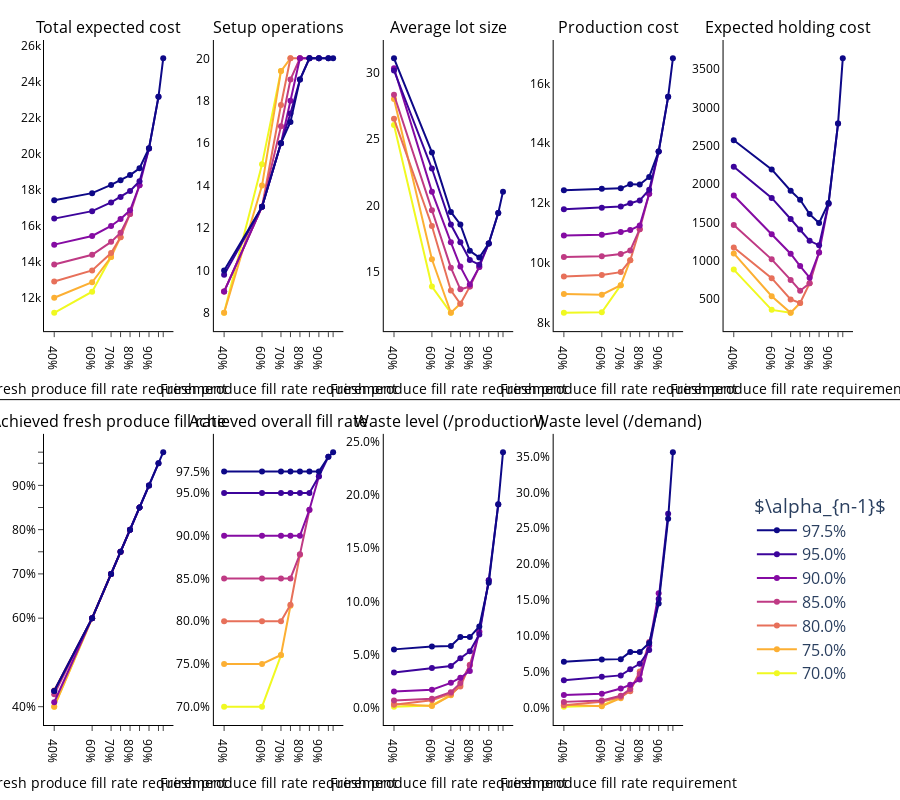

Write notebook code for a chart like this one.
### Markdown cell above
$\alpha_0$

### Code cell
fig = make_subplots(rows=2, cols=5, horizontal_spacing=0.05, vertical_spacing=0.15, subplot_titles=["Total expected cost","Setup operations","Average lot size","Production cost","Expected holding cost",
                                                    "Achieved fresh produce fill rate","Achieved overall fill rate","Waste level (/production)","Waste level (/demand)",None])

cols = sample_colorscale("plasma",[(bn1[-1]-b)/(bn1[-1]-bn1[0]) for b in bn1]); ix=0

for b in bn1:
    xpoints = [a for a in b0 if a <= b]
    fig.add_trace(go.Scatter(x=xpoints, y=[np.average([sum(total[a,b][rep])/len(S) for rep in reps]) for a in b0 if a <= b], customdata=xpoints, mode="lines+markers", hovertemplate=r"$\alpha_0$: %{customdata:.1%} <br> Tot. Exp. Cost = %{y:,.0f}", marker={"color":cols[ix]}, name=f"{b:.1%}", legendgroup=f"{b:.1%}", showlegend=False), row=1, col=1)
    fig.add_trace(go.Scatter(x=xpoints, y=[np.average([setup[a,b][rep]/f for rep in reps]) for a in b0 if a <= b], customdata=xpoints, mode="lines+markers", hovertemplate=r"$\alpha_0$: %{customdata:.1%} <br> Setups = %{y:,.1f}", marker={"color":cols[ix]}, name=f"{b:.1%}" , legendgroup=f"{b:.1%}", showlegend=False), row=1, col=2)
    fig.add_trace(go.Scatter(x=xpoints, y=[np.average([production[a,b][rep]*f/(setup[a,b][rep]*c) for rep in reps]) for a in b0 if a <= b], customdata=xpoints, mode="lines+markers", hovertemplate=r"$\alpha_0$: %{customdata:.1%} <br> Avg. Lot Size = %{y:,.1f}", marker={"color":cols[ix]}, name=f"{b:.1%}", legendgroup=f"{b:.1%}", showlegend=False), row=1, col=3)
    fig.add_trace(go.Scatter(x=xpoints, y=[np.average([production[a,b][rep] for rep in reps]) for a in b0 if a <= b], customdata=xpoints, mode="lines+markers", hovertemplate=r"$\alpha_0$: %{customdata:.1%} <br> Prod. Cost = %{y:,.0f}", marker={"color":cols[ix]}, name=f"{b:.1%}", legendgroup=f"{b:.1%}", showlegend=False), row=1, col=4)
    fig.add_trace(go.Scatter(x=xpoints, y=[np.average([sum(holding[a,b][rep])/len(S) for rep in reps]) for a in b0 if a <= b], customdata=xpoints, mode="lines+markers", hovertemplate=r"$\alpha_0$: %{customdata:.1%} <br> Exp. Hold. Cost = %{y:,.0f}", marker={"color":cols[ix]}, name=f"{b:.1%}", legendgroup=f"{b:.1%}", showlegend=False), row=1, col=5)
    fig.add_trace(go.Scatter(x=xpoints, y=[np.average([sum(total_sl[a,b][rep][0])/len(S) for rep in reps]) for a in b0 if a <= b], customdata=xpoints, mode="lines+markers", hovertemplate=r"$\alpha_0$: %{customdata:.1%} <br> Fresh produce fill rate = %{y:,.2%}", marker={"color":cols[ix]}, name=f"{b:.1%}", legendgroup=f"{b:.1%}", showlegend=False), row=2, col=1)
    fig.add_trace(go.Scatter(x=xpoints, y=[np.average([sum(total_sl[a,b][rep][G[-1]])/len(S) for rep in reps]) for a in b0 if a <= b], customdata=xpoints, mode="lines+markers", hovertemplate=r"$\alpha_0$: %{customdata:.1%} <br> Overall fill rate = %{y:,.2%}", marker={"color":cols[ix]}, name=f"{b:.1%}" , legendgroup=f"{b:.1%}", showlegend=False), row=2, col=2)
    fig.add_trace(go.Scatter(x=xpoints, y=[np.average([sum(waste_prod[a,b][rep])/len(S) for rep in reps]) for a in b0 if a <= b], customdata=xpoints, mode="lines+markers", hovertemplate=r"$\alpha_0$: %{customdata:.1%} <br> Waste (/prod) = %{y:.2%}", marker={"color":cols[ix]}, name=f"{b:.1%}" , legendgroup=f"{b:.1%}", showlegend=False), row=2, col=3)
    fig.add_trace(go.Scatter(x=xpoints, y=[np.average([sum(waste_dem[a,b][rep])/len(S) for rep in reps]) for a in b0 if a <= b], customdata=xpoints, mode="lines+markers", hovertemplate=r"$\alpha_0$: %{customdata:.1%} <br> Waste (/dem) = %{y:.2%}", marker={"color":cols[ix]}, name=f"{b:.1%}" , legendgroup=f"{b:.1%}", showlegend=True), row=2, col=4)
    ix += 1

for i in range(1,6):
    fig.update_xaxes(title={"text":"Fresh produce fill rate requirement", "font":{"color":"black"}}, ticks="outside", tickmode="array", tickvals=b0, ticktext=[f"{a:.0%}" if a*100 % 10 == 0 else "" for a in b0], showline=True, linewidth=1, linecolor="black", row=1, col=i, tickfont={"color":"black"})
    fig.update_yaxes(showline=True, linewidth=1, linecolor="black", row=1, col=i, tickfont={"color":"black"})
for i in range(1,5):
    fig.update_xaxes(title={"text":"Fresh produce fill rate requirement", "font":{"color":"black"}}, ticks="outside", tickmode="array", tickvals=b0, ticktext=[f"{a:.0%}" if a*100 % 10 == 0 else "" for a in b0], showline=True, linewidth=1, linecolor="black", row=2, col=i, tickfont={"color":"black"})
fig.update_yaxes(showline=True, linewidth=1, linecolor="black", ticks="outside", tickvals=b0, ticktext=[f"{a:.0%}" if a*100 % 10 == 0 else "" for a in b0], row=2, col=1, tickfont={"color":"black"})
fig.update_yaxes(showline=True, linewidth=1, linecolor="black", tickvals=bn1, tickformat=",.1%", row=2, col=2, tickfont={"color":"black"})
fig.update_yaxes(showline=True, linewidth=1, linecolor="black", tickformat=",.1%", row=2, col=3, tickfont={"color":"black"})
fig.update_yaxes(showline=True, linewidth=1, linecolor="black", tickformat=",.1%", row=2, col=4, tickfont={"color":"black"})

fig.update_layout(plot_bgcolor='white', margin={"l":20, "r":20, "b":40, "t":40}, legend={"x":0.875, "y":0.05, "xref":"paper", "yref":"paper", "itemwidth":40, "traceorder":"reversed", "valign":"middle", "xanchor":"left", "title":{"text":r"$\alpha_{n-1}$", "side":"top center"}, "font":{"size":16}}, height=800)
fig.update_layout(shapes=[dict(type="line", xref='paper', yref='paper', x0=-0.1, y0=0.475, x1=1.1, y1=0.475, line=dict(color="black", width=1))])
fig.update_annotations(font_color="black")

fig.show()

### Figure 1 — Plotly figure (JSON) as saved in the notebook; plotly's stock layout.template omitted (floating-point values rounded to 4 significant figures)
{"data": [{"customdata": [0.4, 0.6, 0.7], "hovertemplate": "$\\alpha_0$: %{customdata:.1%} <br> Tot. Exp. Cost = %{y:,.0f}", "legendgroup": "70.0%", "marker": {"color": "rgb(240, 249, 33)"}, "mode": "lines+markers", "name": "70.0%", "showlegend": false, "type": "scatter", "x": [0.4, 0.6, 0.7], "xaxis": "x", "y": [11140.0, 12310.0, 14240.0], "yaxis": "y"}, {"customdata": [0.4, 0.6, 0.7], "hovertemplate": "$\\alpha_0$: %{customdata:.1%} <br> Setups = %{y:,.1f}", "legendgroup": "70.0%", "marker": {"color": "rgb(240, 249, 33)"}, "mode": "lines+markers", "name": "70.0%", "showlegend": false, "type": "scatter", "x": [0.4, 0.6, 0.7], "xaxis": "x2", "y": [8, 15, 19.4], "yaxis": "y2"}, {"customdata": [0.4, 0.6, 0.7], "hovertemplate": "$\\alpha_0$: %{customdata:.1%} <br> Avg. Lot Size = %{y:,.1f}", "legendgroup": "70.0%", "marker": {"color": "rgb(240, 249, 33)"}, "mode": "lines+markers", "name": "70.0%", "showlegend": false, "type": "scatter", "x": [0.4, 0.6, 0.7], "xaxis": "x3", "y": [26.05, 13.92, 11.94], "yaxis": "y3"}, {"customdata": [0.4, 0.6, 0.7], "hovertemplate": "$\\alpha_0$: %{customdata:.1%} <br> Prod. Cost = %{y:,.0f}", "legendgroup": "70.0%", "marker": {"color": "rgb(240, 249, 33)"}, "mode": "lines+markers", "name": "70.0%", "showlegend": false, "type": "scatter", "x": [0.4, 0.6, 0.7], "xaxis": "x4", "y": [8334.0, 8350.0, 9258.0], "yaxis": "y4"}, {"customdata": [0.4, 0.6, 0.7], "hovertemplate": "$\\alpha_0$: %{customdata:.1%} <br> Exp. Hold. Cost = %{y:,.0f}", "legendgroup": "70.0%", "marker": {"color": "rgb(240, 249, 33)"}, "mode": "lines+markers", "name": "70.0%", "showlegend": false, "type": "scatter", "x": [0.4, 0.6, 0.7], "xaxis": "x5", "y": [886.8, 362.1, 323.6], "yaxis": "y5"}, {"customdata": [0.4, 0.6, 0.7], "hovertemplate": "$\\alpha_0$: %{customdata:.1%} <br> Fresh produce fill rate = %{y:,.2%}", "legendgroup": "70.0%", "marker": {"color": "rgb(240, 249, 33)"}, "mode": "lines+markers", "name": "70.0%", "showlegend": false, "type": "scatter", "x": [0.4, 0.6, 0.7], "xaxis": "x6", "y": [0.4, 0.6, 0.7], "yaxis": "y6"}, {"customdata": [0.4, 0.6, 0.7], "hovertemplate": "$\\alpha_0$: %{customdata:.1%} <br> Overall fill rate = %{y:,.2%}", "legendgroup": "70.0%", "marker": {"color": "rgb(240, 249, 33)"}, "mode": "lines+markers", "name": "70.0%", "showlegend": false, "type": "scatter", "x": [0.4, 0.6, 0.7], "xaxis": "x7", "y": [0.7, 0.7, 0.7601], "yaxis": "y7"}, {"customdata": [0.4, 0.6, 0.7], "hovertemplate": "$\\alpha_0$: %{customdata:.1%} <br> Waste (/prod) = %{y:.2%}", "legendgroup": "70.0%", "marker": {"color": "rgb(240, 249, 33)"}, "mode": "lines+markers", "name": "70.0%", "showlegend": false, "type": "scatter", "x": [0.4, 0.6, 0.7], "xaxis": "x8", "y": [0.0007526, 0.001953, 0.01192], "yaxis": "y8"}, {"customdata": [0.4, 0.6, 0.7], "hovertemplate": "$\\alpha_0$: %{customdata:.1%} <br> Waste (/dem) = %{y:.2%}", "legendgroup": "70.0%", "marker": {"color": "rgb(240, 249, 33)"}, "mode": "lines+markers", "name": "70.0%", "showlegend": true, "type": "scatter", "x": [0.4, 0.6, 0.7], "xaxis": "x9", "y": [0.000852, 0.002149, 0.01431], "yaxis": "y9"}, {"customdata": [0.4, 0.6, 0.7, 0.75], "hovertemplate": "$\\alpha_0$: %{customdata:.1%} <br> Tot. Exp. Cost = %{y:,.0f}", "legendgroup": "75.0%", "marker": {"color": "rgb(252, 175, 51)"}, "mode": "lines+markers", "name": "75.0%", "showlegend": false, "type": "scatter", "x": [0.4, 0.6, 0.7, 0.75], "xaxis": "x", "y": [11980.0, 12840.0, 14240.0, 15340.0], "yaxis": "y"}, {"customdata": [0.4, 0.6, 0.7, 0.75], "hovertemplate": "$\\alpha_0$: %{customdata:.1%} <br> Setups = %{y:,.1f}", "legendgroup": "75.0%", "marker": {"color": "rgb(252, 175, 51)"}, "mode": "lines+markers", "name": "75.0%", "showlegend": false, "type": "scatter", "x": [0.4, 0.6, 0.7, 0.75], "xaxis": "x2", "y": [8, 14, 19.4, 20], "yaxis": "y2"}, {"customdata": [0.4, 0.6, 0.7, 0.75], "hovertemplate": "$\\alpha_0$: %{customdata:.1%} <br> Avg. Lot Size = %{y:,.1f}", "legendgroup": "75.0%", "marker": {"color": "rgb(252, 175, 51)"}, "mode": "lines+markers", "name": "75.0%", "showlegend": false, "type": "scatter", "x": [0.4, 0.6, 0.7, 0.75], "xaxis": "x3", "y": [28.01, 15.96, 11.94, 12.62], "yaxis": "y3"}, {"customdata": [0.4, 0.6, 0.7, 0.75], "hovertemplate": "$\\alpha_0$: %{customdata:.1%} <br> Prod. Cost = %{y:,.0f}", "legendgroup": "75.0%", "marker": {"color": "rgb(252, 175, 51)"}, "mode": "lines+markers", "name": "75.0%", "showlegend": false, "type": "scatter", "x": [0.4, 0.6, 0.7, 0.75], "xaxis": "x4", "y": [8962.0, 8938.0, 9258.0, 10090.0], "yaxis": "y4"}, {"customdata": [0.4, 0.6, 0.7, 0.75], "hovertemplate": "$\\alpha_0$: %{customdata:.1%} <br> Exp. Hold. Cost = %{y:,.0f}", "legendgroup": "75.0%", "marker": {"color": "rgb(252, 175, 51)"}, "mode": "lines+markers", "name": "75.0%", "showlegend": false, "type": "scatter", "x": [0.4, 0.6, 0.7, 0.75], "xaxis": "x5", "y": [1099.0, 539.5, 323.6, 451.3], "yaxis": "y5"}, {"customdata": [0.4, 0.6, 0.7, 0.75], "hovertemplate": "$\\alpha_0$: %{customdata:.1%} <br> Fresh produce fill rate = %{y:,.2%}", "legendgroup": "75.0%", "marker": {"color": "rgb(252, 175, 51)"}, "mode": "lines+markers", "name": "75.0%", "showlegend": false, "type": "scatter", "x": [0.4, 0.6, 0.7, 0.75], "xaxis": "x6", "y": [0.4, 0.6, 0.7, 0.75], "yaxis": "y6"}, {"customdata": [0.4, 0.6, 0.7, 0.75], "hovertemplate": "$\\alpha_0$: %{customdata:.1%} <br> Overall fill rate = %{y:,.2%}", "legendgroup": "75.0%", "marker": {"color": "rgb(252, 175, 51)"}, "mode": "lines+markers", "name": "75.0%", "showlegend": false, "type": "scatter", "x": [0.4, 0.6, 0.7, 0.75], "xaxis": "x7", "y": [0.75, 0.75, 0.7604, 0.8181], "yaxis": "y7"}, {"customdata": [0.4, 0.6, 0.7, 0.75], "hovertemplate": "$\\alpha_0$: %{customdata:.1%} <br> Waste (/prod) = %{y:.2%}", "legendgroup": "75.0%", "marker": {"color": "rgb(252, 175, 51)"}, "mode": "lines+markers", "name": "75.0%", "showlegend": false, "type": "scatter", "x": [0.4, 0.6, 0.7, 0.75], "xaxis": "x8", "y": [0.003243, 0.001447, 0.01142, 0.0211], "yaxis": "y8"}, {"customdata": [0.4, 0.6, 0.7, 0.75], "hovertemplate": "$\\alpha_0$: %{customdata:.1%} <br> Waste (/dem) = %{y:.2%}", "legendgroup": "75.0%", "marker": {"color": "rgb(252, 175, 51)"}, "mode": "lines+markers", "name": "75.0%", "showlegend": true, "type": "scatter", "x": [0.4, 0.6, 0.7, 0.75], "xaxis": "x9", "y": [0.003626, 0.001643, 0.01281, 0.02562], "yaxis": "y9"}, {"customdata": [0.4, 0.6, 0.7, 0.75, 0.8], "hovertemplate": "$\\alpha_0$: %{customdata:.1%} <br> Tot. Exp. Cost = %{y:,.0f}", "legendgroup": "80.0%", "marker": {"color": "rgb(231, 112, 90)"}, "mode": "lines+markers", "name": "80.0%", "showlegend": false, "type": "scatter", "x": [0.4, 0.6, 0.7, 0.75, 0.8], "xaxis": "x", "y": [12880.0, 13500.0, 14460.0, 15340.0, 16640.0], "yaxis": "y"}, {"customdata": [0.4, 0.6, 0.7, 0.75, 0.8], "hovertemplate": "$\\alpha_0$: %{customdata:.1%} <br> Setups = %{y:,.1f}", "legendgroup": "80.0%", "marker": {"color": "rgb(231, 112, 90)"}, "mode": "lines+markers", "name": "80.0%", "showlegend": false, "type": "scatter", "x": [0.4, 0.6, 0.7, 0.75, 0.8], "xaxis": "x2", "y": [9, 13, 17.8, 20, 20], "yaxis": "y2"}, {"customdata": [0.4, 0.6, 0.7, 0.75, 0.8], "hovertemplate": "$\\alpha_0$: %{customdata:.1%} <br> Avg. Lot Size = %{y:,.1f}", "legendgroup": "80.0%", "marker": {"color": "rgb(231, 112, 90)"}, "mode": "lines+markers", "name": "80.0%", "showlegend": false, "type": "scatter", "x": [0.4, 0.6, 0.7, 0.75, 0.8], "xaxis": "x3", "y": [26.51, 18.46, 13.62, 12.62, 13.91], "yaxis": "y3"}, {"customdata": [0.4, 0.6, 0.7, 0.75, 0.8], "hovertemplate": "$\\alpha_0$: %{customdata:.1%} <br> Prod. Cost = %{y:,.0f}", "legendgroup": "80.0%", "marker": {"color": "rgb(231, 112, 90)"}, "mode": "lines+markers", "name": "80.0%", "showlegend": false, "type": "scatter", "x": [0.4, 0.6, 0.7, 0.75, 0.8], "xaxis": "x4", "y": [9544.0, 9600.0, 9694.0, 10090.0, 11130.0], "yaxis": "y4"}, {"customdata": [0.4, 0.6, 0.7, 0.75, 0.8], "hovertemplate": "$\\alpha_0$: %{customdata:.1%} <br> Exp. Hold. Cost = %{y:,.0f}", "legendgroup": "80.0%", "marker": {"color": "rgb(231, 112, 90)"}, "mode": "lines+markers", "name": "80.0%", "showlegend": false, "type": "scatter", "x": [0.4, 0.6, 0.7, 0.75, 0.8], "xaxis": "x5", "y": [1176.0, 775.6, 498.4, 451.3, 708.4], "yaxis": "y5"}, {"customdata": [0.4, 0.6, 0.7, 0.75, 0.8], "hovertemplate": "$\\alpha_0$: %{customdata:.1%} <br> Fresh produce fill rate = %{y:,.2%}", "legendgroup": "80.0%", "marker": {"color": "rgb(231, 112, 90)"}, "mode": "lines+markers", "name": "80.0%", "showlegend": false, "type": "scatter", "x": [0.4, 0.6, 0.7, 0.75, 0.8], "xaxis": "x6", "y": [0.4368, 0.6, 0.7, 0.75, 0.8], "yaxis": "y6"}, {"customdata": [0.4, 0.6, 0.7, 0.75, 0.8], "hovertemplate": "$\\alpha_0$: %{customdata:.1%} <br> Overall fill rate = %{y:,.2%}", "legendgroup": "80.0%", "marker": {"color": "rgb(231, 112, 90)"}, "mode": "lines+markers", "name": "80.0%", "showlegend": false, "type": "scatter", "x": [0.4, 0.6, 0.7, 0.75, 0.8], "xaxis": "x7", "y": [0.8, 0.8, 0.8, 0.8192, 0.8778], "yaxis": "y7"}, {"customdata": [0.4, 0.6, 0.7, 0.75, 0.8], "hovertemplate": "$\\alpha_0$: %{customdata:.1%} <br> Waste (/prod) = %{y:.2%}", "legendgroup": "80.0%", "marker": {"color": "rgb(231, 112, 90)"}, "mode": "lines+markers", "name": "80.0%", "showlegend": false, "type": "scatter", "x": [0.4, 0.6, 0.7, 0.75, 0.8], "xaxis": "x8", "y": [0.00248, 0.00689, 0.013, 0.01978, 0.04023], "yaxis": "y8"}, {"customdata": [0.4, 0.6, 0.7, 0.75, 0.8], "hovertemplate": "$\\alpha_0$: %{customdata:.1%} <br> Waste (/dem) = %{y:.2%}", "legendgroup": "80.0%", "marker": {"color": "rgb(231, 112, 90)"}, "mode": "lines+markers", "name": "80.0%", "showlegend": true, "type": "scatter", "x": [0.4, 0.6, 0.7, 0.75, 0.8], "xaxis": "x9", "y": [0.002853, 0.007668, 0.01439, 0.02255, 0.04995], "yaxis": "y9"}, {"customdata": [0.4, 0.6, 0.7, 0.75, 0.8, 0.85], "hovertemplate": "$\\alpha_0$: %{customdata:.1%} <br> Tot. Exp. Cost = %{y:,.0f}", "legendgroup": "85.0%", "marker": {"color": "rgb(191, 58, 132)"}, "mode": "lines+markers", "name": "85.0%", "showlegend": false, "type": "scatter", "x": [0.4, 0.6, 0.7, 0.75, 0.8, 0.85], "xaxis": "x", "y": [13830.0, 14360.0, 15080.0, 15590.0, 16640.0, 18220.0], "yaxis": "y"}, {"customdata": [0.4, 0.6, 0.7, 0.75, 0.8, 0.85], "hovertemplate": "$\\alpha_0$: %{customdata:.1%} <br> Setups = %{y:,.1f}", "legendgroup": "85.0%", "marker": {"color": "rgb(191, 58, 132)"}, "mode": "lines+markers", "name": "85.0%", "showlegend": false, "type": "scatter", "x": [0.4, 0.6, 0.7, 0.75, 0.8, 0.85], "xaxis": "x2", "y": [9, 13, 16.8, 19, 20, 20], "yaxis": "y2"}, {"customdata": [0.4, 0.6, 0.7, 0.75, 0.8, 0.85], "hovertemplate": "$\\alpha_0$: %{customdata:.1%} <br> Avg. Lot Size = %{y:,.1f}", "legendgroup": "85.0%", "marker": {"color": "rgb(191, 58, 132)"}, "mode": "lines+markers", "name": "85.0%", "showlegend": false, "type": "scatter", "x": [0.4, 0.6, 0.7, 0.75, 0.8, 0.85], "xaxis": "x3", "y": [28.33, 19.66, 15.34, 13.71, 13.91, 15.39], "yaxis": "y3"}, {"customdata": [0.4, 0.6, 0.7, 0.75, 0.8, 0.85], "hovertemplate": "$\\alpha_0$: %{customdata:.1%} <br> Prod. Cost = %{y:,.0f}", "legendgroup": "85.0%", "marker": {"color": "rgb(191, 58, 132)"}, "mode": "lines+markers", "name": "85.0%", "showlegend": false, "type": "scatter", "x": [0.4, 0.6, 0.7, 0.75, 0.8, 0.85], "xaxis": "x4", "y": [10200.0, 10220.0, 10300.0, 10420.0, 11130.0, 12310.0], "yaxis": "y4"}, {"customdata": [0.4, 0.6, 0.7, 0.75, 0.8, 0.85], "hovertemplate": "$\\alpha_0$: %{customdata:.1%} <br> Exp. Hold. Cost = %{y:,.0f}", "legendgroup": "85.0%", "marker": {"color": "rgb(191, 58, 132)"}, "mode": "lines+markers", "name": "85.0%", "showlegend": false, "type": "scatter", "x": [0.4, 0.6, 0.7, 0.75, 0.8, 0.85], "xaxis": "x5", "y": [1468.0, 1021.0, 753.0, 611.4, 708.4, 1110.0], "yaxis": "y5"}, {"customdata": [0.4, 0.6, 0.7, 0.75, 0.8, 0.85], "hovertemplate": "$\\alpha_0$: %{customdata:.1%} <br> Fresh produce fill rate = %{y:,.2%}", "legendgroup": "85.0%", "marker": {"color": "rgb(191, 58, 132)"}, "mode": "lines+markers", "name": "85.0%", "showlegend": false, "type": "scatter", "x": [0.4, 0.6, 0.7, 0.75, 0.8, 0.85], "xaxis": "x6", "y": [0.4281, 0.6, 0.7, 0.75, 0.8, 0.85], "yaxis": "y6"}, {"customdata": [0.4, 0.6, 0.7, 0.75, 0.8, 0.85], "hovertemplate": "$\\alpha_0$: %{customdata:.1%} <br> Overall fill rate = %{y:,.2%}", "legendgroup": "85.0%", "marker": {"color": "rgb(191, 58, 132)"}, "mode": "lines+markers", "name": "85.0%", "showlegend": false, "type": "scatter", "x": [0.4, 0.6, 0.7, 0.75, 0.8, 0.85], "xaxis": "x7", "y": [0.85, 0.85, 0.85, 0.85, 0.8784, 0.9299], "yaxis": "y7"}, {"customdata": [0.4, 0.6, 0.7, 0.75, 0.8, 0.85], "hovertemplate": "$\\alpha_0$: %{customdata:.1%} <br> Waste (/prod) = %{y:.2%}", "legendgroup": "85.0%", "marker": {"color": "rgb(191, 58, 132)"}, "mode": "lines+markers", "name": "85.0%", "showlegend": false, "type": "scatter", "x": [0.4, 0.6, 0.7, 0.75, 0.8, 0.85], "xaxis": "x8", "y": [0.006637, 0.008254, 0.01442, 0.02296, 0.03974, 0.07133], "yaxis": "y8"}, {"customdata": [0.4, 0.6, 0.7, 0.75, 0.8, 0.85], "hovertemplate": "$\\alpha_0$: %{customdata:.1%} <br> Waste (/dem) = %{y:.2%}", "legendgroup": "85.0%", "marker": {"color": "rgb(191, 58, 132)"}, "mode": "lines+markers", "name": "85.0%", "showlegend": true, "type": "scatter", "x": [0.4, 0.6, 0.7, 0.75, 0.8, 0.85], "xaxis": "x9", "y": [0.007584, 0.009379, 0.01611, 0.0255, 0.04645, 0.09123], "yaxis": "y9"}, {"customdata": [0.4, 0.6, 0.7, 0.75, 0.8, 0.85, 0.9], "hovertemplate": "$\\alpha_0$: %{customdata:.1%} <br> Tot. Exp. Cost = %{y:,.0f}", "legendgroup": "90.0%", "marker": {"color": "rgb(133, 11, 163)"}, "mode": "lines+markers", "name": "90.0%", "showlegend": false, "type": "scatter", "x": [0.4, 0.6, 0.7, 0.75, 0.8, 0.85, 0.9], "xaxis": "x", "y": [14930.0, 15410.0, 15970.0, 16350.0, 16830.0, 18220.0, 20270.0], "yaxis": "y"}, {"customdata": [0.4, 0.6, 0.7, 0.75, 0.8, 0.85, 0.9], "hovertemplate": "$\\alpha_0$: %{customdata:.1%} <br> Setups = %{y:,.1f}", "legendgroup": "90.0%", "marker": {"color": "rgb(133, 11, 163)"}, "mode": "lines+markers", "name": "90.0%", "showlegend": false, "type": "scatter", "x": [0.4, 0.6, 0.7, 0.75, 0.8, 0.85, 0.9], "xaxis": "x2", "y": [9, 13, 16, 18, 20, 20, 20], "yaxis": "y2"}, {"customdata": [0.4, 0.6, 0.7, 0.75, 0.8, 0.85, 0.9], "hovertemplate": "$\\alpha_0$: %{customdata:.1%} <br> Avg. Lot Size = %{y:,.1f}", "legendgroup": "90.0%", "marker": {"color": "rgb(133, 11, 163)"}, "mode": "lines+markers", "name": "90.0%", "showlegend": false, "type": "scatter", "x": [0.4, 0.6, 0.7, 0.75, 0.8, 0.85, 0.9], "xaxis": "x3", "y": [30.32, 21.05, 17.24, 15.41, 14.07, 15.39, 17.15], "yaxis": "y3"}, {"customdata": [0.4, 0.6, 0.7, 0.75, 0.8, 0.85, 0.9], "hovertemplate": "$\\alpha_0$: %{customdata:.1%} <br> Prod. Cost = %{y:,.0f}", "legendgroup": "90.0%", "marker": {"color": "rgb(133, 11, 163)"}, "mode": "lines+markers", "name": "90.0%", "showlegend": false, "type": "scatter", "x": [0.4, 0.6, 0.7, 0.75, 0.8, 0.85, 0.9], "xaxis": "x4", "y": [10910.0, 10940.0, 11030.0, 11100.0, 11250.0, 12310.0, 13720.0], "yaxis": "y4"}, {"customdata": [0.4, 0.6, 0.7, 0.75, 0.8, 0.85, 0.9], "hovertemplate": "$\\alpha_0$: %{customdata:.1%} <br> Exp. Hold. Cost = %{y:,.0f}", "legendgroup": "90.0%", "marker": {"color": "rgb(133, 11, 163)"}, "mode": "lines+markers", "name": "90.0%", "showlegend": false, "type": "scatter", "x": [0.4, 0.6, 0.7, 0.75, 0.8, 0.85, 0.9], "xaxis": "x5", "y": [1854.0, 1347.0, 1094.0, 933.6, 781.6, 1110.0, 1745.0], "yaxis": "y5"}, {"customdata": [0.4, 0.6, 0.7, 0.75, 0.8, 0.85, 0.9], "hovertemplate": "$\\alpha_0$: %{customdata:.1%} <br> Fresh produce fill rate = %{y:,.2%}", "legendgroup": "90.0%", "marker": {"color": "rgb(133, 11, 163)"}, "mode": "lines+markers", "name": "90.0%", "showlegend": false, "type": "scatter", "x": [0.4, 0.6, 0.7, 0.75, 0.8, 0.85, 0.9], "xaxis": "x6", "y": [0.41, 0.6, 0.7, 0.75, 0.8, 0.85, 0.9], "yaxis": "y6"}, {"customdata": [0.4, 0.6, 0.7, 0.75, 0.8, 0.85, 0.9], "hovertemplate": "$\\alpha_0$: %{customdata:.1%} <br> Overall fill rate = %{y:,.2%}", "legendgroup": "90.0%", "marker": {"color": "rgb(133, 11, 163)"}, "mode": "lines+markers", "name": "90.0%", "showlegend": false, "type": "scatter", "x": [0.4, 0.6, 0.7, 0.75, 0.8, 0.85, 0.9], "xaxis": "x7", "y": [0.9, 0.9, 0.9, 0.9, 0.9, 0.9303, 0.9692], "yaxis": "y7"}, {"customdata": [0.4, 0.6, 0.7, 0.75, 0.8, 0.85, 0.9], "hovertemplate": "$\\alpha_0$: %{customdata:.1%} <br> Waste (/prod) = %{y:.2%}", "legendgroup": "90.0%", "marker": {"color": "rgb(133, 11, 163)"}, "mode": "lines+markers", "name": "90.0%", "showlegend": false, "type": "scatter", "x": [0.4, 0.6, 0.7, 0.75, 0.8, 0.85, 0.9], "xaxis": "x8", "y": [0.01512, 0.0168, 0.02322, 0.02801, 0.03437, 0.07134, 0.1198], "yaxis": "y8"}, {"customdata": [0.4, 0.6, 0.7, 0.75, 0.8, 0.85, 0.9], "hovertemplate": "$\\alpha_0$: %{customdata:.1%} <br> Waste (/dem) = %{y:.2%}", "legendgroup": "90.0%", "marker": {"color": "rgb(133, 11, 163)"}, "mode": "lines+markers", "name": "90.0%", "showlegend": true, "type": "scatter", "x": [0.4, 0.6, 0.7, 0.75, 0.8, 0.85, 0.9], "xaxis": "x9", "y": [0.01719, 0.01908, 0.02615, 0.03147, 0.03875, 0.08619, 0.1594], "yaxis": "y9"}, {"customdata": [0.4, 0.6, 0.7, 0.75, 0.8, 0.85, 0.9, 0.95], "hovertemplate": "$\\alpha_0$: %{customdata:.1%} <br> Tot. Exp. Cost = %{y:,.0f}", "legendgroup": "95.0%", "marker": {"color": "rgb(60, 4, 155)"}, "mode": "lines+markers", "name": "95.0%", "showlegend": false, "type": "scatter", "x": [0.4, 0.6, 0.7, 0.75, 0.8, 0.85, 0.9, 0.95], "xaxis": "x", "y": [16370.0, 16790.0, 17270.0, 17580.0, 17910.0, 18450.0, 20270.0, 23140.0], "yaxis": "y"}, {"customdata": [0.4, 0.6, 0.7, 0.75, 0.8, 0.85, 0.9, 0.95], "hovertemplate": "$\\alpha_0$: %{customdata:.1%} <br> Setups = %{y:,.1f}", "legendgroup": "95.0%", "marker": {"color": "rgb(60, 4, 155)"}, "mode": "lines+markers", "name": "95.0%", "showlegend": false, "type": "scatter", "x": [0.4, 0.6, 0.7, 0.75, 0.8, 0.85, 0.9, 0.95], "xaxis": "x2", "y": [9.8, 13, 16, 17.4, 19, 20, 20, 20], "yaxis": "y2"}, {"customdata": [0.4, 0.6, 0.7, 0.75, 0.8, 0.85, 0.9, 0.95], "hovertemplate": "$\\alpha_0$: %{customdata:.1%} <br> Avg. Lot Size = %{y:,.1f}", "legendgroup": "95.0%", "marker": {"color": "rgb(60, 4, 155)"}, "mode": "lines+markers", "name": "95.0%", "showlegend": false, "type": "scatter", "x": [0.4, 0.6, 0.7, 0.75, 0.8, 0.85, 0.9, 0.95], "xaxis": "x3", "y": [30.15, 22.78, 18.57, 17.25, 15.9, 15.56, 17.15, 19.44], "yaxis": "y3"}, {"customdata": [0.4, 0.6, 0.7, 0.75, 0.8, 0.85, 0.9, 0.95], "hovertemplate": "$\\alpha_0$: %{customdata:.1%} <br> Prod. Cost = %{y:,.0f}", "legendgroup": "95.0%", "marker": {"color": "rgb(60, 4, 155)"}, "mode": "lines+markers", "name": "95.0%", "showlegend": false, "type": "scatter", "x": [0.4, 0.6, 0.7, 0.75, 0.8, 0.85, 0.9, 0.95], "xaxis": "x4", "y": [11790.0, 11850.0, 11890.0, 11990.0, 12090.0, 12440.0, 13720.0, 15550.0], "yaxis": "y4"}, {"customdata": [0.4, 0.6, 0.7, 0.75, 0.8, 0.85, 0.9, 0.95], "hovertemplate": "$\\alpha_0$: %{customdata:.1%} <br> Exp. Hold. Cost = %{y:,.0f}", "legendgroup": "95.0%", "marker": {"color": "rgb(60, 4, 155)"}, "mode": "lines+markers", "name": "95.0%", "showlegend": false, "type": "scatter", "x": [0.4, 0.6, 0.7, 0.75, 0.8, 0.85, 0.9, 0.95], "xaxis": "x5", "y": [2227.0, 1822.0, 1547.0, 1411.0, 1263.0, 1204.0, 1745.0, 2791.0], "yaxis": "y5"}, {"customdata": [0.4, 0.6, 0.7, 0.75, 0.8, 0.85, 0.9, 0.95], "hovertemplate": "$\\alpha_0$: %{customdata:.1%} <br> Fresh produce fill rate = %{y:,.2%}", "legendgroup": "95.0%", "marker": {"color": "rgb(60, 4, 155)"}, "mode": "lines+markers", "name": "95.0%", "showlegend": false, "type": "scatter", "x": [0.4, 0.6, 0.7, 0.75, 0.8, 0.85, 0.9, 0.95], "xaxis": "x6", "y": [0.4354, 0.6, 0.7, 0.75, 0.8, 0.85, 0.9, 0.95], "yaxis": "y6"}, {"customdata": [0.4, 0.6, 0.7, 0.75, 0.8, 0.85, 0.9, 0.95], "hovertemplate": "$\\alpha_0$: %{customdata:.1%} <br> Overall fill rate = %{y:,.2%}", "legendgroup": "95.0%", "marker": {"color": "rgb(60, 4, 155)"}, "mode": "lines+markers", "name": "95.0%", "showlegend": false, "type": "scatter", "x": [0.4, 0.6, 0.7, 0.75, 0.8, 0.85, 0.9, 0.95], "xaxis": "x7", "y": [0.95, 0.95, 0.95, 0.95, 0.95, 0.95, 0.9695, 0.9923], "yaxis": "y7"}, {"customdata": [0.4, 0.6, 0.7, 0.75, 0.8, 0.85, 0.9, 0.95], "hovertemplate": "$\\alpha_0$: %{customdata:.1%} <br> Waste (/prod) = %{y:.2%}", "legendgroup": "95.0%", "marker": {"color": "rgb(60, 4, 155)"}, "mode": "lines+markers", "name": "95.0%", "showlegend": false, "type": "scatter", "x": [0.4, 0.6, 0.7, 0.75, 0.8, 0.85, 0.9, 0.95], "xaxis": "x8", "y": [0.03291, 0.03717, 0.03897, 0.04641, 0.053, 0.06869, 0.1199, 0.1913], "yaxis": "y8"}, {"customdata": [0.4, 0.6, 0.7, 0.75, 0.8, 0.85, 0.9, 0.95], "hovertemplate": "$\\alpha_0$: %{customdata:.1%} <br> Waste (/dem) = %{y:.2%}", "legendgroup": "95.0%", "marker": {"color": "rgb(60, 4, 155)"}, "mode": "lines+markers", "name": "95.0%", "showlegend": true, "type": "scatter", "x": [0.4, 0.6, 0.7, 0.75, 0.8, 0.85, 0.9, 0.95], "xaxis": "x9", "y": [0.03779, 0.04256, 0.04457, 0.05314, 0.06069, 0.07989, 0.1511, 0.2701], "yaxis": "y9"}, {"customdata": [0.4, 0.6, 0.7, 0.75, 0.8, 0.85, 0.9, 0.95, 0.975], "hovertemplate": "$\\alpha_0$: %{customdata:.1%} <br> Tot. Exp. Cost = %{y:,.0f}", "legendgroup": "97.5%", "marker": {"color": "rgb(13, 8, 135)"}, "mode": "lines+markers", "name": "97.5%", "showlegend": false, "type": "scatter", "x": [0.4, 0.6, 0.7, 0.75, 0.8, 0.85, 0.9, 0.95, 0.975], "xaxis": "x", "y": [17400.0, 17790.0, 18250.0, 18510.0, 18790.0, 19170.0, 20280.0, 23140.0, 25280.0], "yaxis": "y"}, {"customdata": [0.4, 0.6, 0.7, 0.75, 0.8, 0.85, 0.9, 0.95, 0.975], "hovertemplate": "$\\alpha_0$: %{customdata:.1%} <br> Setups = %{y:,.1f}", "legendgroup": "97.5%", "marker": {"color": "rgb(13, 8, 135)"}, "mode": "lines+markers", "name": "97.5%", "showlegend": false, "type": "scatter", "x": [0.4, 0.6, 0.7, 0.75, 0.8, 0.85, 0.9, 0.95, 0.975], "xaxis": "x2", "y": [10, 13, 16, 17, 19, 20, 20, 20, 20], "yaxis": "y2"}, {"customdata": [0.4, 0.6, 0.7, 0.75, 0.8, 0.85, 0.9, 0.95, 0.975], "hovertemplate": "$\\alpha_0$: %{customdata:.1%} <br> Avg. Lot Size = %{y:,.1f}", "legendgroup": "97.5%", "marker": {"color": "rgb(13, 8, 135)"}, "mode": "lines+markers", "name": "97.5%", "showlegend": false, "type": "scatter", "x": [0.4, 0.6, 0.7, 0.75, 0.8, 0.85, 0.9, 0.95, 0.975], "xaxis": "x3", "y": [31.06, 23.99, 19.52, 18.58, 16.6, 16.09, 17.16, 19.44, 21.05], "yaxis": "y3"}, {"customdata": [0.4, 0.6, 0.7, 0.75, 0.8, 0.85, 0.9, 0.95, 0.975], "hovertemplate": "$\\alpha_0$: %{customdata:.1%} <br> Prod. Cost = %{y:,.0f}", "legendgroup": "97.5%", "marker": {"color": "rgb(13, 8, 135)"}, "mode": "lines+markers", "name": "97.5%", "showlegend": false, "type": "scatter", "x": [0.4, 0.6, 0.7, 0.75, 0.8, 0.85, 0.9, 0.95, 0.975], "xaxis": "x4", "y": [12420.0, 12480.0, 12490.0, 12630.0, 12620.0, 12870.0, 13730.0, 15550.0, 16840.0], "yaxis": "y4"}, {"customdata": [0.4, 0.6, 0.7, 0.75, 0.8, 0.85, 0.9, 0.95, 0.975], "hovertemplate": "$\\alpha_0$: %{customdata:.1%} <br> Exp. Hold. Cost = %{y:,.0f}", "legendgroup": "97.5%", "marker": {"color": "rgb(13, 8, 135)"}, "mode": "lines+markers", "name": "97.5%", "showlegend": false, "type": "scatter", "x": [0.4, 0.6, 0.7, 0.75, 0.8, 0.85, 0.9, 0.95, 0.975], "xaxis": "x5", "y": [2574.0, 2193.0, 1915.0, 1797.0, 1611.0, 1495.0, 1756.0, 2791.0, 3642.0], "yaxis": "y5"}, {"customdata": [0.4, 0.6, 0.7, 0.75, 0.8, 0.85, 0.9, 0.95, 0.975], "hovertemplate": "$\\alpha_0$: %{customdata:.1%} <br> Fresh produce fill rate = %{y:,.2%}", "legendgroup": "97.5%", "marker": {"color": "rgb(13, 8, 135)"}, "mode": "lines+markers", "name": "97.5%", "showlegend": false, "type": "scatter", "x": [0.4, 0.6, 0.7, 0.75, 0.8, 0.85, 0.9, 0.95, 0.975], "xaxis": "x6", "y": [0.4353, 0.6, 0.7, 0.75, 0.8, 0.85, 0.9, 0.95, 0.975], "yaxis": "y6"}, {"customdata": [0.4, 0.6, 0.7, 0.75, 0.8, 0.85, 0.9, 0.95, 0.975], "hovertemplate": "$\\alpha_0$: %{customdata:.1%} <br> Overall fill rate = %{y:,.2%}", "legendgroup": "97.5%", "marker": {"color": "rgb(13, 8, 135)"}, "mode": "lines+markers", "name": "97.5%", "showlegend": false, "type": "scatter", "x": [0.4, 0.6, 0.7, 0.75, 0.8, 0.85, 0.9, 0.95, 0.975], "xaxis": "x7", "y": [0.975, 0.975, 0.975, 0.975, 0.975, 0.975, 0.975, 0.9923, 0.9977], "yaxis": "y7"}, {"customdata": [0.4, 0.6, 0.7, 0.75, 0.8, 0.85, 0.9, 0.95, 0.975], "hovertemplate": "$\\alpha_0$: %{customdata:.1%} <br> Waste (/prod) = %{y:.2%}", "legendgroup": "97.5%", "marker": {"color": "rgb(13, 8, 135)"}, "mode": "lines+markers", "name": "97.5%", "showlegend": false, "type": "scatter", "x": [0.4, 0.6, 0.7, 0.75, 0.8, 0.85, 0.9, 0.95, 0.975], "xaxis": "x8", "y": [0.05473, 0.05749, 0.05791, 0.06641, 0.06633, 0.07634, 0.1176, 0.1914, 0.2405], "yaxis": "y8"}, {"customdata": [0.4, 0.6, 0.7, 0.75, 0.8, 0.85, 0.9, 0.95, 0.975], "hovertemplate": "$\\alpha_0$: %{customdata:.1%} <br> Waste (/dem) = %{y:.2%}", "legendgroup": "97.5%", "marker": {"color": "rgb(13, 8, 135)"}, "mode": "lines+markers", "name": "97.5%", "showlegend": true, "type": "scatter", "x": [0.4, 0.6, 0.7, 0.75, 0.8, 0.85, 0.9, 0.95, 0.975], "xaxis": "x9", "y": [0.06359, 0.0668, 0.06727, 0.07739, 0.07726, 0.08993, 0.1448, 0.2633, 0.3562], "yaxis": "y9"}], "layout": {"annotations": [{"font": {"color": "black", "size": 16}, "showarrow": false, "text": "Total expected cost", "x": 0.08, "xanchor": "center", "xref": "paper", "y": 1, "yanchor": "bottom", "yref": "paper"}, {"font": {"color": "black", "size": 16}, "showarrow": false, "text": "Setup operations", "x": 0.29, "xanchor": "center", "xref": "paper", "y": 1, "yanchor": "bottom", "yref": "paper"}, {"font": {"color": "black", "size": 16}, "showarrow": false, "text": "Average lot size", "x": 0.5, "xanchor": "center", "xref": "paper", "y": 1, "yanchor": "bottom", "yref": "paper"}, {"font": {"color": "black", "size": 16}, "showarrow": false, "text": "Production cost", "x": 0.71, "xanchor": "center", "xref": "paper", "y": 1, "yanchor": "bottom", "yref": "paper"}, {"font": {"color": "black", "size": 16}, "showarrow": false, "text": "Expected holding cost", "x": 0.92, "xanchor": "center", "xref": "paper", "y": 1, "yanchor": "bottom", "yref": "paper"}, {"font": {"color": "black", "size": 16}, "showarrow": false, "text": "Achieved fresh produce fill rate", "x": 0.08, "xanchor": "center", "xref": "paper", "y": 0.425, "yanchor": "bottom", "yref": "paper"}, {"font": {"color": "black", "size": 16}, "showarrow": false, "text": "Achieved overall fill rate", "x": 0.29, "xanchor": "center", "xref": "paper", "y": 0.425, "yanchor": "bottom", "yref": "paper"}, {"font": {"color": "black", "size": 16}, "showarrow": false, "text": "Waste level (/production)", "x": 0.5, "xanchor": "center", "xref": "paper", "y": 0.425, "yanchor": "bottom", "yref": "paper"}, {"font": {"color": "black", "size": 16}, "showarrow": false, "text": "Waste level (/demand)", "x": 0.71, "xanchor": "center", "xref": "paper", "y": 0.425, "yanchor": "bottom", "yref": "paper"}], "height": 800, "legend": {"font": {"size": 16}, "itemwidth": 40, "title": {"side": "top center", "text": "$\\alpha_{n-1}$"}, "traceorder": "reversed", "valign": "middle", "x": 0.875, "xanchor": "left", "xref": "paper", "y": 0.05, "yref": "paper"}, "margin": {"b": 40, "l": 20, "r": 20, "t": 40}, "plot_bgcolor": "white", "shapes": [{"line": {"color": "black", "width": 1}, "type": "line", "x0": -0.1, "x1": 1.1, "xref": "paper", "y0": 0.475, "y1": 0.475, "yref": "paper"}], "xaxis": {"anchor": "y", "domain": [0, 0.16], "linecolor": "black", "linewidth": 1, "showline": true, "tickfont": {"color": "black"}, "tickmode": "array", "ticks": "outside", "ticktext": ["40%", "60%", "70%", "", "80%", "", "90%", "", ""], "tickvals": [0.4, 0.6, 0.7, 0.75, 0.8, 0.85, 0.9, 0.95, 0.975], "title": {"font": {"color": "black"}, "text": "Fresh produce fill rate requirement"}}, "xaxis10": {"anchor": "y10", "domain": [0.84, 1]}, "xaxis2": {"anchor": "y2", "domain": [0.21, 0.37], "linecolor": "black", "linewidth": 1, "showline": true, "tickfont": {"color": "black"}, "tickmode": "array", "ticks": "outside", "ticktext": ["40%", "60%", "70%", "", "80%", "", "90%", "", ""], "tickvals": [0.4, 0.6, 0.7, 0.75, 0.8, 0.85, 0.9, 0.95, 0.975], "title": {"font": {"color": "black"}, "text": "Fresh produce fill rate requirement"}}, "xaxis3": {"anchor": "y3", "domain": [0.42, 0.58], "linecolor": "black", "linewidth": 1, "showline": true, "tickfont": {"color": "black"}, "tickmode": "array", "ticks": "outside", "ticktext": ["40%", "60%", "70%", "", "80%", "", "90%", "", ""], "tickvals": [0.4, 0.6, 0.7, 0.75, 0.8, 0.85, 0.9, 0.95, 0.975], "title": {"font": {"color": "black"}, "text": "Fresh produce fill rate requirement"}}, "xaxis4": {"anchor": "y4", "domain": [0.63, 0.79], "linecolor": "black", "linewidth": 1, "showline": true, "tickfont": {"color": "black"}, "tickmode": "array", "ticks": "outside", "ticktext": ["40%", "60%", "70%", "", "80%", "", "90%", "", ""], "tickvals": [0.4, 0.6, 0.7, 0.75, 0.8, 0.85, 0.9, 0.95, 0.975], "title": {"font": {"color": "black"}, "text": "Fresh produce fill rate requirement"}}, "xaxis5": {"anchor": "y5", "domain": [0.84, 1], "linecolor": "black", "linewidth": 1, "showline": true, "tickfont": {"color": "black"}, "tickmode": "array", "ticks": "outside", "ticktext": ["40%", "60%", "70%", "", "80%", "", "90%", "", ""], "tickvals": [0.4, 0.6, 0.7, 0.75, 0.8, 0.85, 0.9, 0.95, 0.975], "title": {"font": {"color": "black"}, "text": "Fresh produce fill rate requirement"}}, "xaxis6": {"anchor": "y6", "domain": [0, 0.16], "linecolor": "black", "linewidth": 1, "showline": true, "tickfont": {"color": "black"}, "tickmode": "array", "ticks": "outside", "ticktext": ["40%", "60%", "70%", "", "80%", "", "90%", "", ""], "tickvals": [0.4, 0.6, 0.7, 0.75, 0.8, 0.85, 0.9, 0.95, 0.975], "title": {"font": {"color": "black"}, "text": "Fresh produce fill rate requirement"}}, "xaxis7": {"anchor": "y7", "domain": [0.21, 0.37], "linecolor": "black", "linewidth": 1, "showline": true, "tickfont": {"color": "black"}, "tickmode": "array", "ticks": "outside", "ticktext": ["40%", "60%", "70%", "", "80%", "", "90%", "", ""], "tickvals": [0.4, 0.6, 0.7, 0.75, 0.8, 0.85, 0.9, 0.95, 0.975], "title": {"font": {"color": "black"}, "text": "Fresh produce fill rate requirement"}}, "xaxis8": {"anchor": "y8", "domain": [0.42, 0.58], "linecolor": "black", "linewidth": 1, "showline": true, "tickfont": {"color": "black"}, "tickmode": "array", "ticks": "outside", "ticktext": ["40%", "60%", "70%", "", "80%", "", "90%", "", ""], "tickvals": [0.4, 0.6, 0.7, 0.75, 0.8, 0.85, 0.9, 0.95, 0.975], "title": {"font": {"color": "black"}, "text": "Fresh produce fill rate requirement"}}, "xaxis9": {"anchor": "y9", "domain": [0.63, 0.79], "linecolor": "black", "linewidth": 1, "showline": true, "tickfont": {"color": "black"}, "tickmode": "array", "ticks": "outside", "ticktext": ["40%", "60%", "70%", "", "80%", "", "90%", "", ""], "tickvals": [0.4, 0.6, 0.7, 0.75, 0.8, 0.85, 0.9, 0.95, 0.975], "title": {"font": {"color": "black"}, "text": "Fresh produce fill rate requirement"}}, "yaxis": {"anchor": "x", "domain": [0.575, 1], "linecolor": "black", "linewidth": 1, "showline": true, "tickfont": {"color": "black"}}, "yaxis10": {"anchor": "x10", "domain": [0, 0.425]}, "yaxis2": {"anchor": "x2", "domain": [0.575, 1], "linecolor": "black", "linewidth": 1, "showline": true, "tickfont": {"color": "black"}}, "yaxis3": {"anchor": "x3", "domain": [0.575, 1], "linecolor": "black", "linewidth": 1, "showline": true, "tickfont": {"color": "black"}}, "yaxis4": {"anchor": "x4", "domain": [0.575, 1], "linecolor": "black", "linewidth": 1, "showline": true, "tickfont": {"color": "black"}}, "yaxis5": {"anchor": "x5", "domain": [0.575, 1], "linecolor": "black", "linewidth": 1, "showline": true, "tickfont": {"color": "black"}}, "yaxis6": {"anchor": "x6", "domain": [0, 0.425], "linecolor": "black", "linewidth": 1, "showline": true, "tickfont": {"color": "black"}, "ticks": "outside", "ticktext": ["40%", "60%", "70%", "", "80%", "", "90%", "", ""], "tickvals": [0.4, 0.6, 0.7, 0.75, 0.8, 0.85, 0.9, 0.95, 0.975]}, "yaxis7": {"anchor": "x7", "domain": [0, 0.425], "linecolor": "black", "linewidth": 1, "showline": true, "tickfont": {"color": "black"}, "tickformat": ",.1%", "tickvals": [0.7, 0.75, 0.8, 0.85, 0.9, 0.95, 0.975]}, "yaxis8": {"anchor": "x8", "domain": [0, 0.425], "linecolor": "black", "linewidth": 1, "showline": true, "tickfont": {"color": "black"}, "tickformat": ",.1%"}, "yaxis9": {"anchor": "x9", "domain": [0, 0.425], "linecolor": "black", "linewidth": 1, "showline": true, "tickfont": {"color": "black"}, "tickformat": ",.1%"}}}
